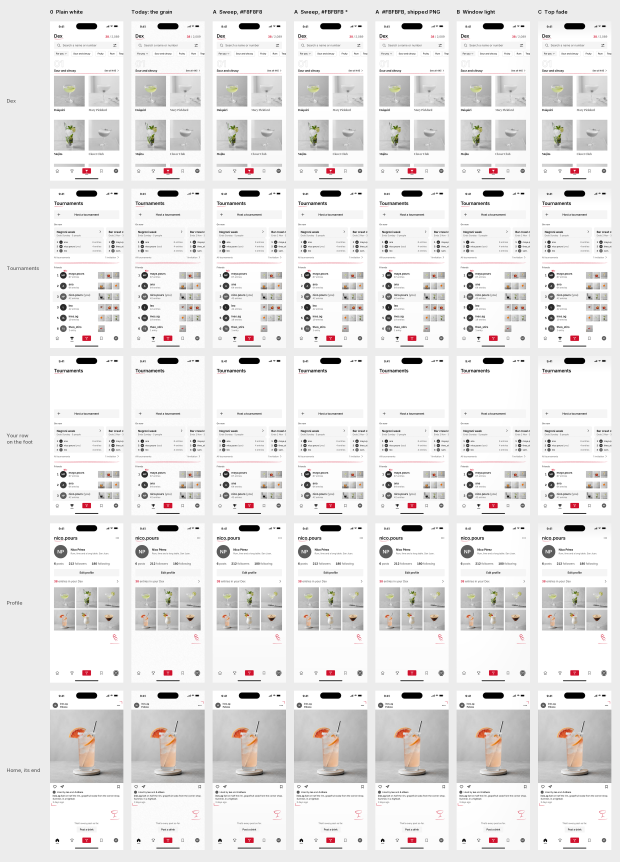
#> input picture specs/v4.10/ground/board/checks.png, 1858 x 2584 px (shown at 1/3 size)
$ python -i sheets.py   (imports and definitions only)
#> lines starting #> are read from the running program, lines starting #| are printed output that depends on the picture
"""v4.10 ground: the sheets the options are judged on (repo root):

    python3 -I specs/v4.10/ground/tools/sheets.py

Reads board/shots/<option>-<screen>.png and check-<option>-<screen>.png
(440 x 956 @2x, from render.sh) and writes:

  board/arm-length.png   every option on the three screens at 25%: about
                         the size a 6.9in phone is at arm's length when
                         the sheet is seen on a laptop. Judged here first:
                         what reads as calm at a glance, and what reads as
                         pattern, dirt or a fault.
  board/ground-100.png   the lower right of Saved (empty) at 100% of the
                         @2x pixels, where only the ground is: the texture
                         itself, side by side.
  board/structure.png    Saved (empty) and Home with the levels 236..255
                         stretched to the full range (x 13): what the eye
                         could find in each ground if it looked for it,
                         the 8-bit steps of a ramp, a seam at a bar, a
                         lattice, made visible. Never how it looks.
  board/checks.png       the survivors on the screens with wash surfaces,
                         and your row moved onto the foot, at 25%.

and prints each option's ground down the empty right margin of Saved and
across the tab bar's top edge, so a seam between a bar and the page, or a
level darker than the README says, shows as a number; and the wash of
your row against the ground beside it on the foot probe.
"""
from pathlib import Path

from PIL import Image, ImageDraw, ImageFont

ROOT = Path(__file__).resolve().parents[4]
BOARD = ROOT / 'specs/v4.10/ground/board'
SHOTS = BOARD / 'shots'
def _face(*names):
    """The sheets' labels: Inter as judged, or Archivo once v4.10's type has replaced it in assets/fonts."""
    for n in names:
        if (ROOT / 'assets/fonts' / n).exists():
            return str(ROOT / 'assets/fonts' / n)
    raise SystemExit(f'sheets: none of {names} is in assets/fonts')


# [1 line that did not run here, left out]
# [1 line that did not run here, left out]

GROUNDS = [
    ('white', '0  Plain white'),
    ('grain', 'Today: the grain'),
    ('sweep', 'A  Sweep, #F8F8F8'),
    ('sweep251', 'A  Sweep, #FBFBFB *'),
    ('window', 'B  Window light'),
    ('topfade', 'C  Top fade'),
    ('ledger', 'D  Ruled ledger'),
    ('dots', 'E  Dot grid'),
    ('mark', 'F  The s, watermarked'),
]
TUNING = [
    ('sweep246', 'A  Sweep, #F6F6F6'),
    ('sweeppng', 'A  #FBFBFB, shipped PNG'),
]
CHECKS = [
    ('white', '0  Plain white'),
    ('grain', 'Today: the grain'),
    ('sweep', 'A  Sweep, #F8F8F8'),
    ('sweep251', 'A  Sweep, #FBFBFB *'),
    ('sweeppng', 'A  #FBFBFB, shipped PNG'),
    ('window', 'B  Window light'),
    ('topfade', 'C  Top fade'),
]
SCREENS = [('home', 'Home'), ('saved-empty', 'Saved, empty'), ('activity-empty', 'Activity, empty')]
CHECK_SCREENS = [
    ('dex', 'Dex'),
    ('board', 'Tournaments'),
    ('board-foot', 'Your row\non the foot'),
    ('profile', 'Profile'),
    ('home-end', 'Home, its end'),
]
WALL = (236, 236, 236)
INK = (10, 10, 10)
MUTED = (92, 92, 92)


def shot(g, s, check=False):
    return Image.open(SHOTS / (f'check-{g}-{s}.png' if check else f'{g}-{s}.png')).convert('RGB')


# [35 lines left out: functions grid, ground_100, not called in this run]


LO = 236


def stretched(im):
    """Levels LO..255 to 0..255; anything darker than LO (type, marks, photos) goes black."""
    lut = [0 if v < LO else round((v - LO) * 255 / (255 - LO)) for v in range(256)]
    return im.convert('L').point(lut).convert('RGB')


# [14 lines left out: function levels, not called in this run]


# [6 lines not run here, left out]

>>> from PIL import Image
>>> picture = Image.open('../board/checks.png')
#> picture is the input picture: PIL image 1858x2584 RGB; mean R, G, B 231.1, 229.9, 229.5
>>> result = stretched(picture)
#> in stretched, `return im.convert('L').point(lut).convert('RGB')`:
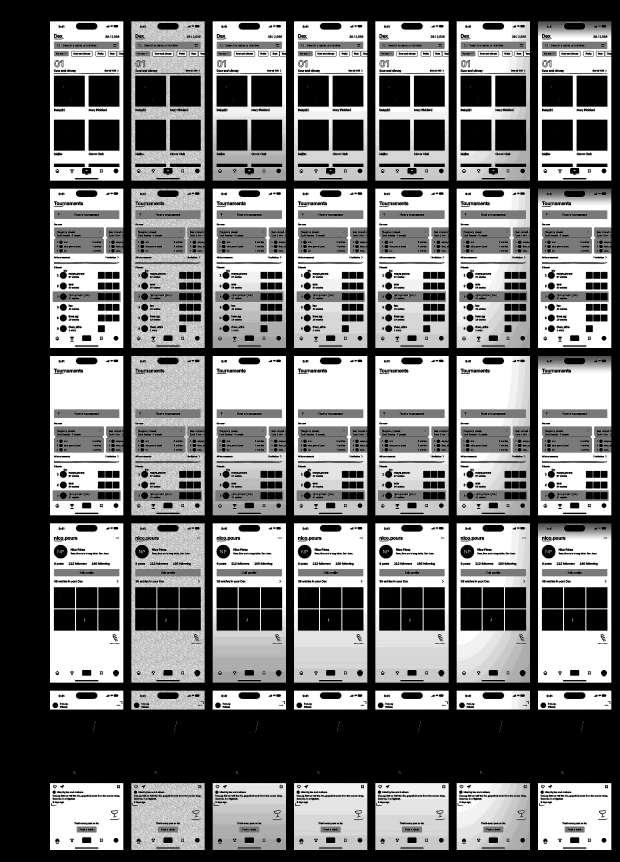
#> returned value: PIL image 1858x2584 RGB (shown at 1/3 size); min 0, max 255, mean 115.7
